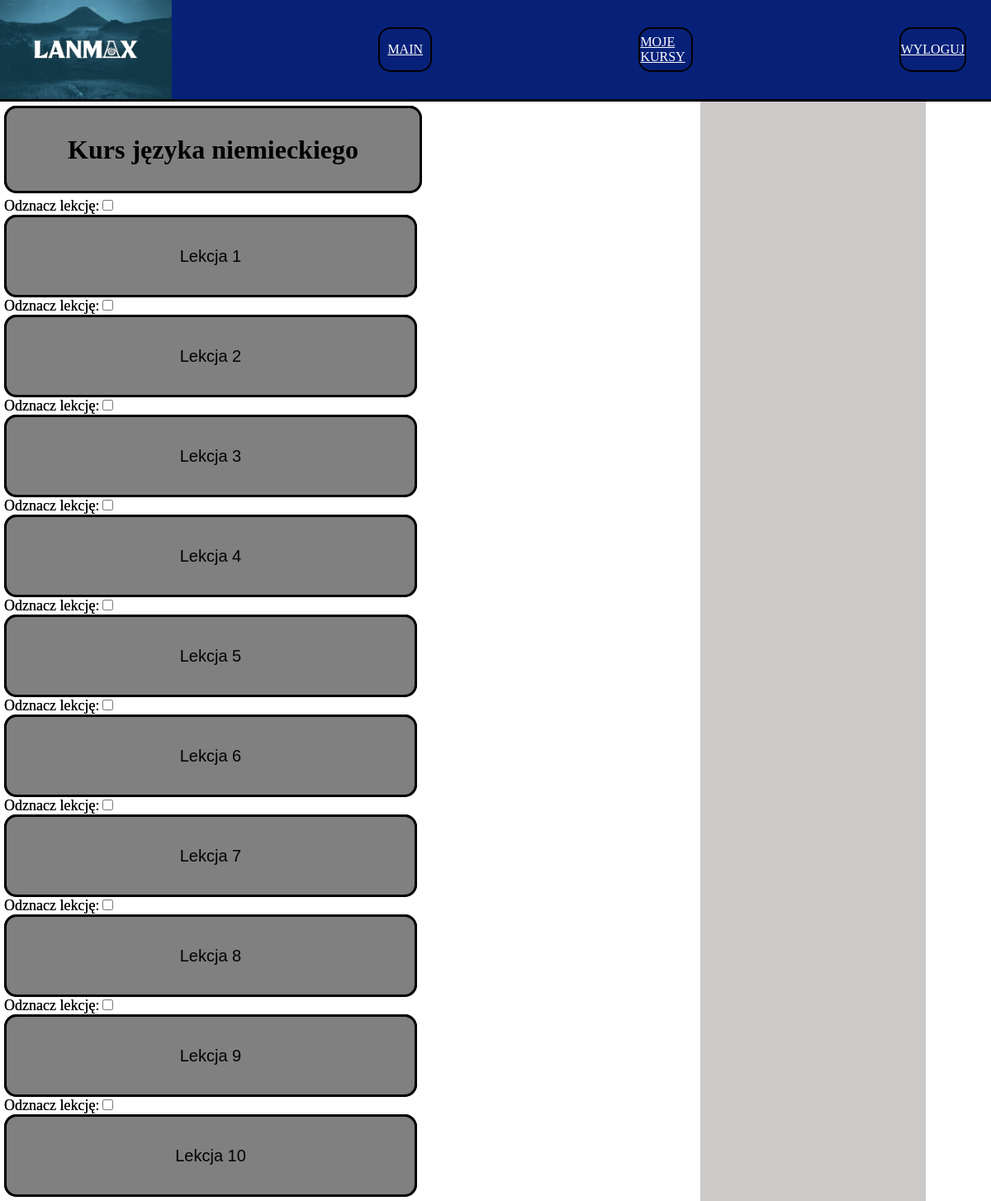
The page /kursy.php on the database as committed earlier.
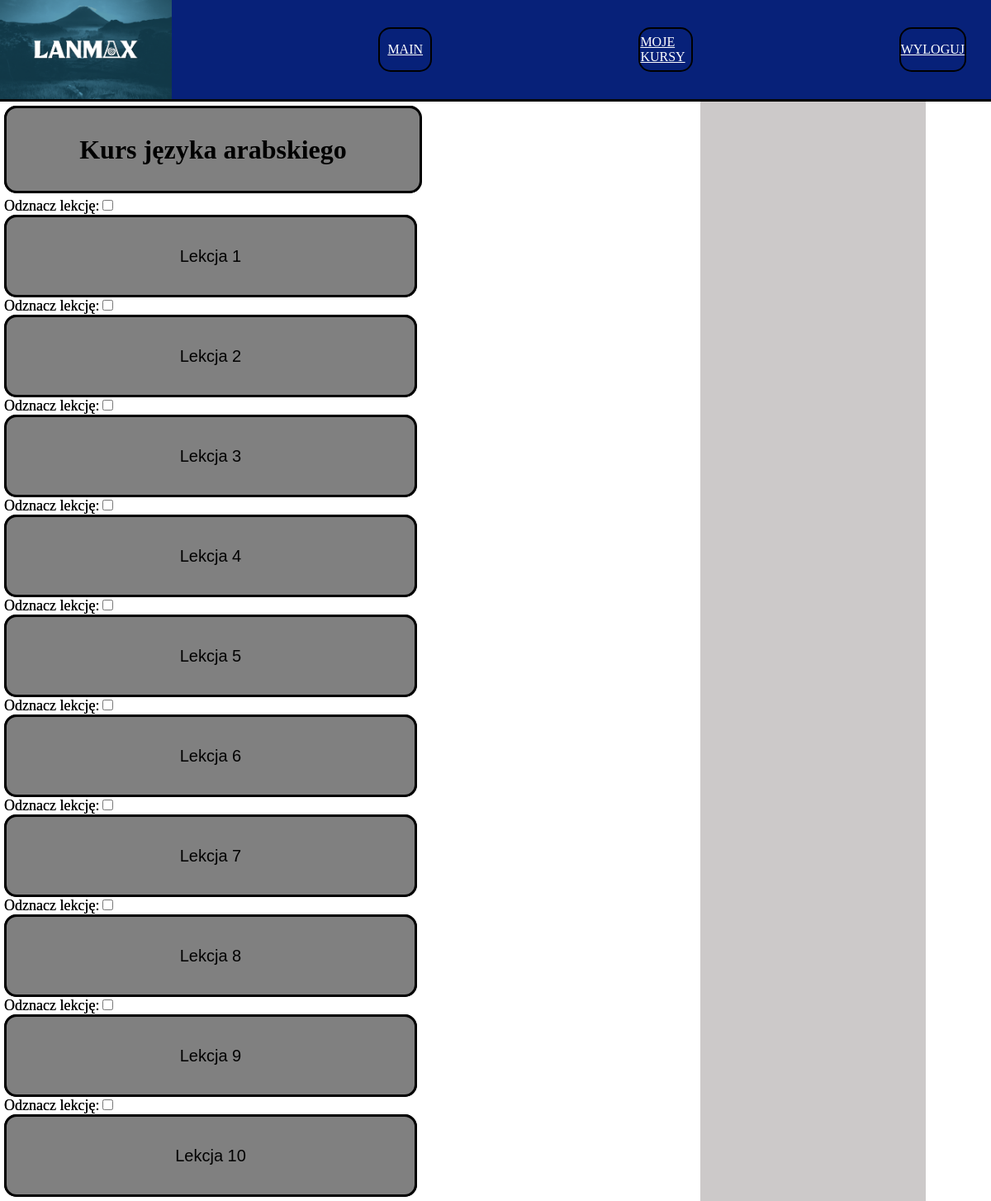
The same page on the database as committed later.
### tables this page shows
CREATE TABLE `kursy` (
  `login` varchar(30) NOT NULL,
  `upr` text NOT NULL,
  `tytul` varchar(40) DEFAULT NULL
);

CREATE TABLE `rodzaje` (
  `ID` int(11) NOT NULL,
  `tytul_kursy` varchar(30) NOT NULL
);

### kursy.php (the view, shortened to what this page needs)
<!DOCTYPE html>
<html lang="en">
<head>
    <link rel="stylesheet" href="style.css">
</head>
<body>
<div id="baner">
    <img id="logo" src="logo.png" alt="LANMAX">
    <?php
    include 'menu.php';
    ?>
</div>
<div id="kursy">
<?php
$server = "localhost";
$dbpass = "";
$dbuser = "root";
$db = "szkola";
$conn = mysqli_connect($server, $dbuser, $dbpass, $db);
$sql = "SELECT * FROM `kursy`, users, rodzaje WHERE users.login=kursy.login AND kursy.tytul=rodzaje.tytul_kursy";
$result = mysqli_query($conn, $sql);
if(mysqli_num_rows($result) > 0){
    while($row = mysqli_fetch_assoc($result)){
        $login = $_SESSION['login'];
        if($login == $row['login']){
            echo "<div id='m'>";
            echo "<div  class='divy'><h1>{$row['tytul_kursy']}</h1></div>";
            echo "<form action='' method='post'>";
            for ($i = 1; $i <= 10; $i++) {
                echo "<div>";
                echo "<label class='checkbox-label' for='checkbox_$i'>Odznacz lekcję:</label>";
                echo "<input id='checkbox_$i' type='checkbox' onchange='handleCheckboxChange(this, this.nextElementSibling)' />";
                echo "<input type='submit' name='lesson' value='Lekcja $i' class='divy'></div>";
            }
            echo "</form>";
            echo "</div>";
            echo "<div id='n'>";
            echo "</div>";
        }
    }
} else {
    echo "No courses available.";
}
?>
</div>
</body>
</html>

### menu.php (shortened to what this page needs)
<?php
if(isset($_SESSION['zalogowano']) && !$_SESSION['zalogowano']){
    echo "<div class='linki'><a href='Rejestracja.php'>REJESTRACJA</a></div>";
    echo "<div class='linki'><a href='Logowanie.php'>LOGOWANIE</a></div>";
} else {
    echo "<div class='linki'><a href='index.php'>MAIN</a></div>";
    echo "<div class='linki'><a href='kursy.php'>MOJE KURSY</a></div>" ;
    echo "<div class='linki'><a href='wylog.php'>WYLOGUJ</a></div>";
}
?>

### style.css (style rules this page uses)
#logo { width: 250px; height: 15vh; }
body { margin: 0px; }
#baner { display: flex; gap: 250px; border-bottom: solid black 3px; background-color: rgb(7, 33, 121); align-items: center; padding-right: 30px; }
.divy { border: solid black 3px; border-radius: 15px; height: 100px; width: 500px; background-color: gray; display: flex; justify-content: center; align-items: center; }
#kursy { display: grid; grid-template-areas: "m n"; }
#m { grid-area: m; display: flex; width: 28%; flex-direction: column; row-gap: 5px; padding: 5px; height: auto; }
#n { grid-area: n; display: flex; height: auto; width: 72%; align-items: center; justify-content: center; float: right; background-color: rgb(204, 201, 201); padding: 10px; }
a { color: white; }
.linki { height: 50px; width: 150px; border: solid black 2px; border-radius: 15px; display: flex; justify-content: center; align-items: center; }
input[type="submit"] { font-size: 20px; }

### kursy.php (style rules this page uses)
.checkbox-label { font-size: 18px; }

Rows that differ between the two databases and show on the page:
changed kursy: rodzaje.tytul_kursy "Kurs języka niemieckiego" → "Kurs języka arabskiego"
